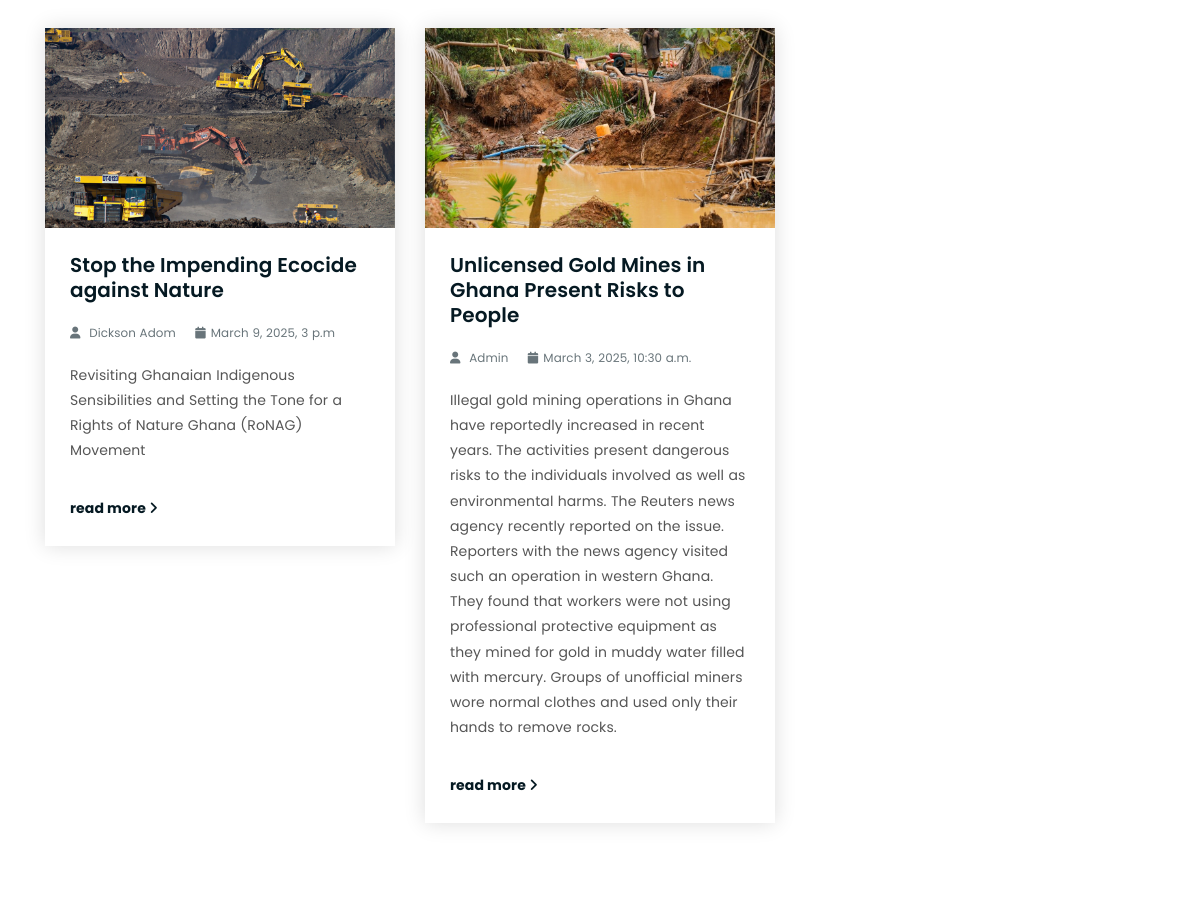
Before: /index.html (middle part) with the older database file.
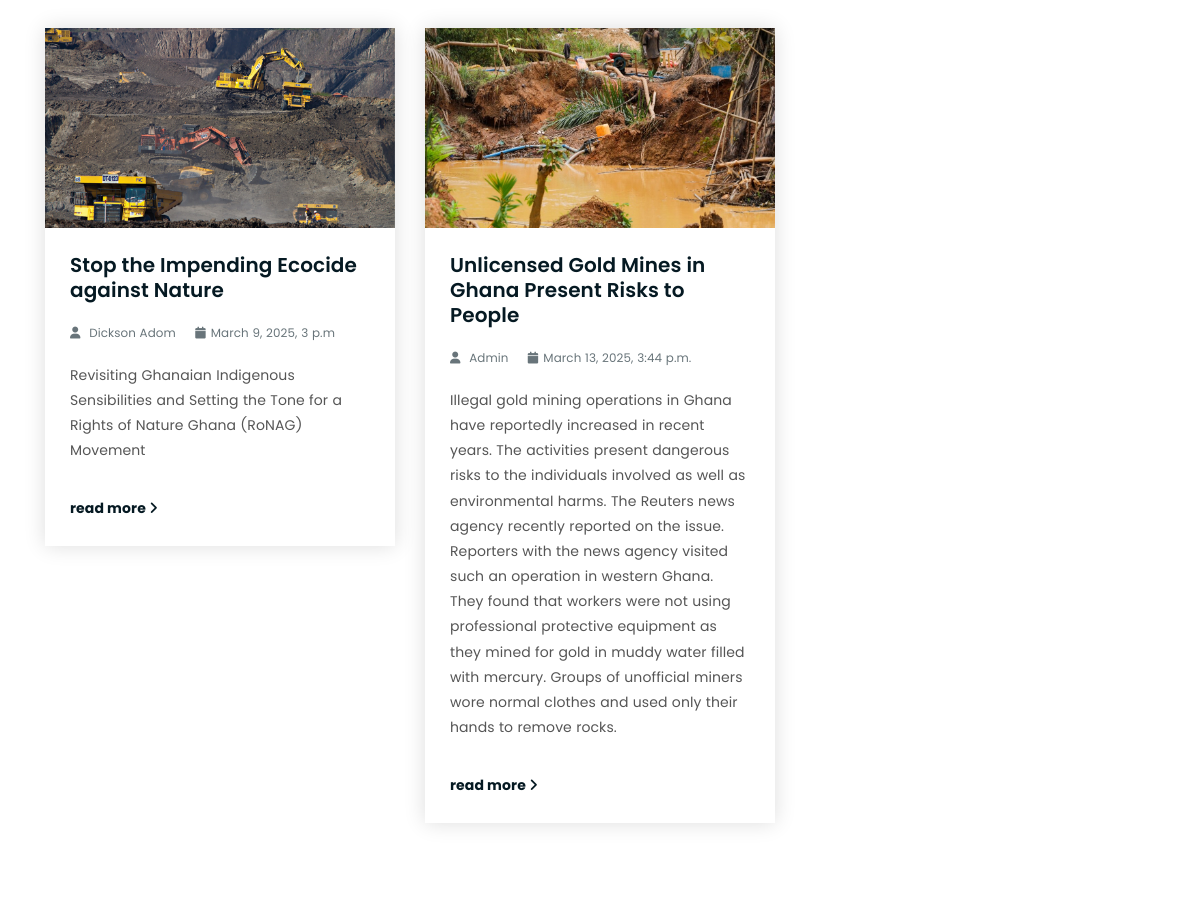
After: the same page with the newer database file.
### ronagapp/models.py (models this page shows, shortened)
class Post(models.Model):
    title = models.CharField(max_length = 150)
    paragraph1 = models.TextField(null=True, blank=True)
    paragraph2 = models.TextField(max_length = 100000, null=True, blank=True)
    paragraph3 = models.TextField(max_length = 100000, null=True, blank=True)
    paragraph4 = models.TextField(max_length = 100000, null=True, blank=True)
    paragraph5 = models.TextField(max_length = 100000, null=True, blank=True)
    paragraph6 = models.TextField(max_length = 100000, null=True, blank=True)
    image1 = models.ImageField(null=True, blank=True, upload_to="posts/")
    image2 = models.ImageField(null=True, blank=True, upload_to="posts/")
    image3 = models.ImageField(null=True, blank=True, upload_to="posts/")
    date = models.DateTimeField(_("Date"), auto_now=True)

### ronagapp/views.py (the view)
# urls.py: path("index.html", views.index, name="index"),
def index(request):
    return render(request, 'index.html', post)

### templates/index.html (shortened to what this page needs)
{% extends 'main.html' %}
{% load static %}
{% block content %}
	<div class="latest-news pt-150 pb-150">
		<div class="container">
			<div class="row">
				<div class="col-lg-8 offset-lg-2 text-center">
				</div>
			</div>
			<div class="row">
				<div class="col-lg-4 col-md-6">
					<div class="single-latest-news">
						<a href="{% url 'article' %}"><div class="latest-news-bg news-bg-1">
							<img style="height: 100%; width: 100%; object-position: center; object-fit: cover;" src="{% static 'assets/img/news/dozers.jpg' %}" alt="">
						</div></a>
						<div class="news-text-box">
							<h3><a href="{% url 'article' %}">Stop the Impending Ecocide against Nature</a></h3>
							<p class="blog-meta">
								<span class="author"><i class="fas fa-user"></i> Dickson Adom</span>
								<span class="date"><i class="fas fa-calendar"></i>March 9, 2025, 3 p.m</span>
							</p>
							<p class="excerpt">Revisiting Ghanaian Indigenous Sensibilities and Setting the Tone for a Rights of Nature Ghana (RoNAG) Movement</p>
							<a href="{% url 'article' %}" class="read-more-btn">read more <i class="fas fa-angle-right"></i></a>
						</div>
					</div>
				</div>
				{% for post in posts %}
				<div class="col-lg-4 col-md-6">
					<div class="single-latest-news">
						<a href="{% url 'singleNews' post.id %}"><div class="latest-news-bg news-bg-1">
							<img style="height: 100%; width: 100%; object-position: center; object-fit: cover;" src={{post.image1}} alt="">
						</div></a>
						<div class="news-text-box">
							<h3><a href="singleNews.html">{{post.title}}</a></h3>
							<p class="blog-meta">
								<span class="author"><i class="fas fa-user"></i> Admin</span>
								<span class="date"><i class="fas fa-calendar"></i>{{post.date}}</span>
							</p>
							<p class="excerpt">{{post.paragraph1}}</p>
							<a href="{% url 'singleNews' post.id %}" class="read-more-btn">read more <i class="fas fa-angle-right"></i></a>
						</div>
					</div>
				</div>
				{% endfor %}
			</div>
			<div class="row">
				<div class="col-lg-12 text-center">
				</div>
			</div>
		</div>
	</div>
{% endblock content %}

Changed rows visible on the page:
changed Post "Unlicensed Gold Mines in Ghana Present Risks to People": date "March 3, 2025, 10:30 a.m." → "March 13, 2025, 3:44 p.m."
